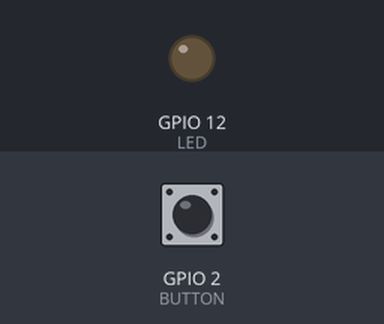
The sketch below on a simulated ESP32. Shown: output pins drawn as LEDs (lit = HIGH). The test bench sets the inputs (shaded band); at power-on: GPIO 2 (BUTTON) HIGH.

Above: at 1.2 s.
1.3 s: GPIO 2 (BUTTON) pulled LOW for 0.15 s
4.4 s: GPIO 2 (BUTTON) pulled LOW for 1 s
At 9.3 s:
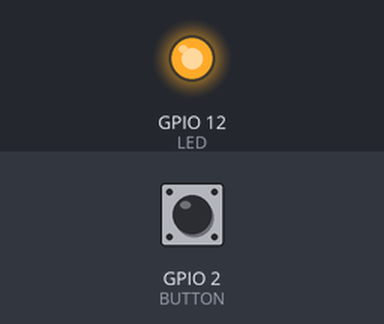
Timing chart, 0 to 10.8 s (numbered marks = the images above; inputs shaded):
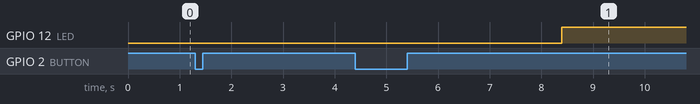

The sketch:

teste_de_timer.ino
```cpp
#define LED 12
#define BUTTON 2

//Instanciação do timer
hw_timer_t *My_timer = NULL;

//Função chamada pela interrupção
void IRAM_ATTR onTimer()
{
     digitalWrite(LED, HIGH); // Liga a LED
}

//Inicialização
void setup()
 {
     pinMode(LED, OUTPUT);
     digitalWrite(LED, LOW);
     pinMode(BUTTON, INPUT_PULLUP);
    //Timer definido com clock dividido por  80  =  1MHz
     My_timer = timerBegin(0, 80, true);

    //Executa onTimer ao chegar no limite do tempo
    timerAttachInterrupt(My_timer, &onTimer, true);

    //Define o tempo  de espera em 3 segundos
    timerAlarmWrite(My_timer, 3000000, true);
}
//Loop com a função de monitorar um botão
void loop()
 {
     if (!digitalRead(BUTTON))
     {
           timerAlarmEnable(My_timer);
       }
}
```

Measured:
- after the input at 1.3 s, every drawn part: stays the same
- after the input at 4.4 s, GPIO 12 (LED): LOW → HIGH after 4.0 s instead of 0.05 s
